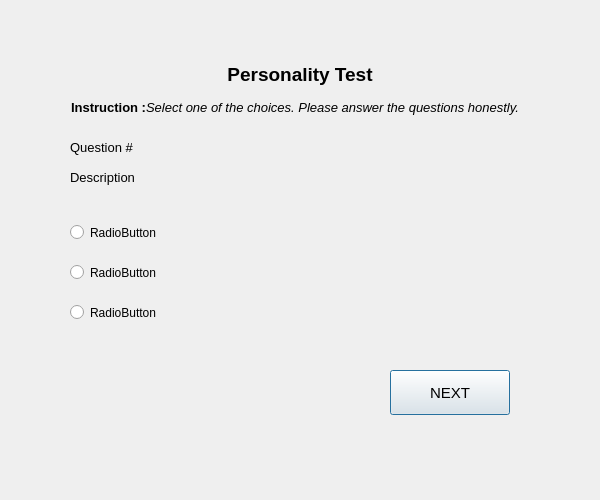
<?xml version="1.0" encoding="UTF-8"?>
<ui version="4.0">
 <class>Dialog</class>
 <widget class="QDialog" name="Dialog">
  <property name="geometry">
   <rect>
    <x>0</x>
    <y>0</y>
    <width>600</width>
    <height>500</height>
   </rect>
  </property>
  <property name="windowTitle">
   <string>Dialog</string>
  </property>
  <widget class="QWidget" name="widget" native="true">
   <property name="geometry">
    <rect>
     <x>0</x>
     <y>0</y>
     <width>600</width>
     <height>500</height>
    </rect>
   </property>
   <widget class="QLabel" name="label">
    <property name="geometry">
     <rect>
      <x>200</x>
      <y>50</y>
      <width>200</width>
      <height>50</height>
     </rect>
    </property>
    <property name="minimumSize">
     <size>
      <width>200</width>
      <height>50</height>
     </size>
    </property>
    <property name="styleSheet">
     <string notr="true">font-size: 25</string>
    </property>
    <property name="text">
     <string>&lt;html&gt;&lt;head/&gt;&lt;body&gt;&lt;p align=&quot;center&quot;&gt;&lt;span style=&quot; font-size:14pt; font-weight:600;&quot;&gt;Personality Test&lt;/span&gt;&lt;/p&gt;&lt;/body&gt;&lt;/html&gt;</string>
    </property>
    <property name="textFormat">
     <enum>Qt::RichText</enum>
    </property>
    <property name="alignment">
     <set>Qt::AlignCenter</set>
    </property>
   </widget>
   <widget class="QLabel" name="label_2">
    <property name="geometry">
     <rect>
      <x>70</x>
      <y>100</y>
      <width>450</width>
      <height>16</height>
     </rect>
    </property>
    <property name="text">
     <string>&lt;html&gt;&lt;head/&gt;&lt;body&gt;&lt;p&gt;&lt;span style=&quot; font-size:10pt; font-weight:600;&quot;&gt;Instruction :&lt;/span&gt;&lt;span style=&quot; font-size:10pt;&quot;/&gt;&lt;span style=&quot; font-size:10pt; font-style:italic;&quot;&gt;Select one of the choices. Please answer the questions honestly.&lt;/span&gt;&lt;/p&gt;&lt;/body&gt;&lt;/html&gt;</string>
    </property>
    <property name="alignment">
     <set>Qt::AlignCenter</set>
    </property>
   </widget>
   <widget class="QLabel" name="label_3">
    <property name="geometry">
     <rect>
      <x>70</x>
      <y>140</y>
      <width>80</width>
      <height>16</height>
     </rect>
    </property>
    <property name="font">
     <font>
      <pointsize>10</pointsize>
      <weight>75</weight>
      <bold>true</bold>
     </font>
    </property>
    <property name="text">
     <string>&lt;html&gt;&lt;head/&gt;&lt;body&gt;&lt;p&gt;&lt;span style=&quot; font-weight:400;&quot;&gt;Question #&lt;/span&gt;&lt;/p&gt;&lt;/body&gt;&lt;/html&gt;</string>
    </property>
    <property name="alignment">
     <set>Qt::AlignLeading|Qt::AlignLeft|Qt::AlignTop</set>
    </property>
    <property name="wordWrap">
     <bool>true</bool>
    </property>
   </widget>
   <widget class="QLabel" name="label_4">
    <property name="geometry">
     <rect>
      <x>70</x>
      <y>170</y>
      <width>454</width>
      <height>40</height>
     </rect>
    </property>
    <property name="font">
     <font>
      <pointsize>9</pointsize>
      <weight>50</weight>
      <bold>false</bold>
     </font>
    </property>
    <property name="text">
     <string>&lt;html&gt;&lt;head/&gt;&lt;body&gt;&lt;p&gt;&lt;span style=&quot; font-size:10pt;&quot;&gt;Description&lt;/span&gt;&lt;/p&gt;&lt;/body&gt;&lt;/html&gt;</string>
    </property>
    <property name="alignment">
     <set>Qt::AlignLeading|Qt::AlignLeft|Qt::AlignTop</set>
    </property>
    <property name="wordWrap">
     <bool>true</bool>
    </property>
   </widget>
   <widget class="QRadioButton" name="radioButton">
    <property name="geometry">
     <rect>
      <x>70</x>
      <y>220</y>
      <width>454</width>
      <height>25</height>
     </rect>
    </property>
    <property name="font">
     <font>
      <pointsize>9</pointsize>
      <weight>50</weight>
      <bold>false</bold>
     </font>
    </property>
    <property name="text">
     <string>RadioButton</string>
    </property>
   </widget>
   <widget class="QRadioButton" name="radioButton_2">
    <property name="geometry">
     <rect>
      <x>70</x>
      <y>260</y>
      <width>454</width>
      <height>25</height>
     </rect>
    </property>
    <property name="font">
     <font>
      <pointsize>9</pointsize>
      <weight>50</weight>
      <bold>false</bold>
     </font>
    </property>
    <property name="text">
     <string>RadioButton</string>
    </property>
   </widget>
   <widget class="QRadioButton" name="radioButton_3">
    <property name="geometry">
     <rect>
      <x>70</x>
      <y>300</y>
      <width>454</width>
      <height>25</height>
     </rect>
    </property>
    <property name="font">
     <font>
      <pointsize>9</pointsize>
      <weight>50</weight>
      <bold>false</bold>
     </font>
    </property>
    <property name="text">
     <string>RadioButton</string>
    </property>
   </widget>
   <widget class="QPushButton" name="pushButton">
    <property name="geometry">
     <rect>
      <x>390</x>
      <y>370</y>
      <width>120</width>
      <height>45</height>
     </rect>
    </property>
    <property name="minimumSize">
     <size>
      <width>120</width>
      <height>45</height>
     </size>
    </property>
    <property name="font">
     <font>
      <family>MS Shell Dlg 2</family>
      <pointsize>11</pointsize>
      <weight>50</weight>
      <italic>false</italic>
      <bold>false</bold>
     </font>
    </property>
    <property name="styleSheet">
     <string notr="true">font: 11pt &quot;MS Shell Dlg 2&quot;;</string>
    </property>
    <property name="text">
     <string>NEXT</string>
    </property>
   </widget>
  </widget>
 </widget>
 <resources/>
 <connections/>
</ui>
